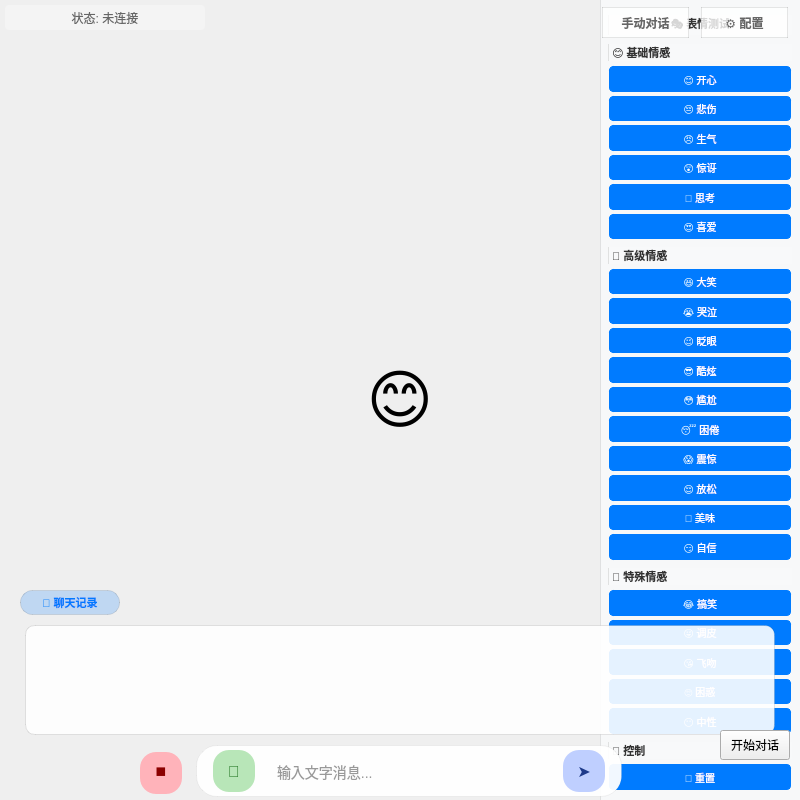
<?xml version="1.0" encoding="UTF-8"?>
<ui version="4.0">
 <class>MainWindow</class>
 <widget class="QWidget" name="MainWindow">
  <property name="geometry">
   <rect>
    <x>0</x>
    <y>0</y>
    <width>800</width>
    <height>800</height>
   </rect>
  </property>
  <property name="windowTitle">
   <string>PocketSpeak</string>
  </property>
  <!-- 主容器：Live2D显示区域（全宽度） -->
  <widget class="QFrame" name="live2d_card">
   <property name="geometry">
    <rect>
     <x>0</x>
     <y>0</y>
     <width>800</width>
     <height>800</height>
    </rect>
   </property>
   <property name="frameShape">
    <enum>QFrame::NoFrame</enum>
   </property>
   <property name="frameShadow">
    <enum>QFrame::Plain</enum>
   </property>
   <layout class="QVBoxLayout" name="live2d_layout">
    <property name="spacing">
     <number>0</number>
    </property>
    <property name="leftMargin">
     <number>0</number>
    </property>
    <property name="topMargin">
     <number>0</number>
    </property>
    <property name="rightMargin">
     <number>0</number>
    </property>
    <property name="bottomMargin">
     <number>0</number>
    </property>
    <item>
     <widget class="QLabel" name="emotion_label">
      <property name="font">
       <font>
        <pointsize>48</pointsize>
       </font>
      </property>
      <property name="styleSheet">
       <string>
QLabel {
    margin: 20px;
    padding: 20px;
    background-color: transparent;
    border: none;
}
       </string>
      </property>
      <property name="text">
       <string>😊</string>
      </property>
      <property name="alignment">
       <set>Qt::AlignCenter</set>
      </property>
     </widget>
    </item>
    <item>
     <widget class="QLabel" name="tts_text_label">
      <property name="visible">
       <bool>false</bool>
      </property>
      <property name="maximumSize">
       <size>
        <width>16777215</width>
        <height>0</height>
       </size>
      </property>
      <property name="font">
       <font>
        <pointsize>14</pointsize>
       </font>
      </property>
      <property name="styleSheet">
       <string>
QLabel {
    color: #555555;
    padding: 0px;
    background-color: transparent;
    border: none;
    margin: 0px;
}
       </string>
      </property>
      <property name="text">
       <string></string>
      </property>
      <property name="alignment">
       <set>Qt::AlignCenter</set>
      </property>
      <property name="wordWrap">
       <bool>true</bool>
      </property>
     </widget>
    </item>
   </layout>
  </widget>

  <!-- 表情测试按钮区域（右侧） - 隐藏状态 -->
  <widget class="QFrame" name="emotion_test_panel">
   <property name="geometry">
    <rect>
     <x>600</x>
     <y>0</y>
     <width>200</width>
     <height>800</height>
    </rect>
   </property>
   <property name="visible">
    <bool>false</bool>
   </property>
   <property name="styleSheet">
    <string>
QFrame {
    background-color: rgba(248, 249, 250, 0.95);
    border-left: 1px solid rgba(0, 0, 0, 0.1);
}
QPushButton {
    background-color: #007bff;
    color: white;
    border: 1px solid #007bff;
    border-radius: 4px;
    padding: 6px 8px;
    font-size: 10px;
    margin: 1px;
}
QPushButton:hover {
    background-color: #0056b3;
}
QPushButton:pressed {
    background-color: #004085;
}
QLabel {
    color: #333;
    font-weight: bold;
    font-size: 11px;
    margin: 5px 0 2px 0;
}
    </string>
   </property>
   <layout class="QVBoxLayout" name="emotion_panel_layout">
    <property name="spacing">
     <number>2</number>
    </property>
    <property name="leftMargin">
     <number>8</number>
    </property>
    <property name="rightMargin">
     <number>8</number>
    </property>
    <property name="topMargin">
     <number>10</number>
    </property>
    <property name="bottomMargin">
     <number>10</number>
    </property>

    <item>
     <widget class="QLabel" name="emotion_title">
      <property name="text">
       <string>🎭 表情测试</string>
      </property>
      <property name="alignment">
       <set>Qt::AlignCenter</set>
      </property>
     </widget>
    </item>

    <item>
     <widget class="QLabel" name="basic_emotions_label">
      <property name="text">
       <string>😊 基础情感</string>
      </property>
     </widget>
    </item>

    <item>
     <widget class="QPushButton" name="btn_happy">
      <property name="text">
       <string>😊 开心</string>
      </property>
     </widget>
    </item>

    <item>
     <widget class="QPushButton" name="btn_sad">
      <property name="text">
       <string>😔 悲伤</string>
      </property>
     </widget>
    </item>

    <item>
     <widget class="QPushButton" name="btn_angry">
      <property name="text">
       <string>😠 生气</string>
      </property>
     </widget>
    </item>

    <item>
     <widget class="QPushButton" name="btn_surprised">
      <property name="text">
       <string>😲 惊讶</string>
      </property>
     </widget>
    </item>

    <item>
     <widget class="QPushButton" name="btn_thinking">
      <property name="text">
       <string>🤔 思考</string>
      </property>
     </widget>
    </item>

    <item>
     <widget class="QPushButton" name="btn_loving">
      <property name="text">
       <string>😍 喜爱</string>
      </property>
     </widget>
    </item>

    <item>
     <widget class="QLabel" name="advanced_emotions_label">
      <property name="text">
       <string>🎯 高级情感</string>
      </property>
     </widget>
    </item>

    <item>
     <widget class="QPushButton" name="btn_laughing">
      <property name="text">
       <string>😆 大笑</string>
      </property>
     </widget>
    </item>

    <item>
     <widget class="QPushButton" name="btn_crying">
      <property name="text">
       <string>😭 哭泣</string>
      </property>
     </widget>
    </item>

    <item>
     <widget class="QPushButton" name="btn_winking">
      <property name="text">
       <string>😉 眨眼</string>
      </property>
     </widget>
    </item>

    <item>
     <widget class="QPushButton" name="btn_cool">
      <property name="text">
       <string>😎 酷炫</string>
      </property>
     </widget>
    </item>

    <item>
     <widget class="QPushButton" name="btn_embarrassed">
      <property name="text">
       <string>😳 尴尬</string>
      </property>
     </widget>
    </item>

    <item>
     <widget class="QPushButton" name="btn_sleepy">
      <property name="text">
       <string>😴 困倦</string>
      </property>
     </widget>
    </item>

    <item>
     <widget class="QPushButton" name="btn_shocked">
      <property name="text">
       <string>😱 震惊</string>
      </property>
     </widget>
    </item>

    <item>
     <widget class="QPushButton" name="btn_relaxed">
      <property name="text">
       <string>😌 放松</string>
      </property>
     </widget>
    </item>

    <item>
     <widget class="QPushButton" name="btn_delicious">
      <property name="text">
       <string>🤤 美味</string>
      </property>
     </widget>
    </item>

    <item>
     <widget class="QPushButton" name="btn_confident">
      <property name="text">
       <string>😏 自信</string>
      </property>
     </widget>
    </item>

    <item>
     <widget class="QLabel" name="special_emotions_label">
      <property name="text">
       <string>🎪 特殊情感</string>
      </property>
     </widget>
    </item>

    <item>
     <widget class="QPushButton" name="btn_funny">
      <property name="text">
       <string>😂 搞笑</string>
      </property>
     </widget>
    </item>

    <item>
     <widget class="QPushButton" name="btn_silly">
      <property name="text">
       <string>😜 调皮</string>
      </property>
     </widget>
    </item>

    <item>
     <widget class="QPushButton" name="btn_kissy">
      <property name="text">
       <string>😘 飞吻</string>
      </property>
     </widget>
    </item>

    <item>
     <widget class="QPushButton" name="btn_confused">
      <property name="text">
       <string>🙄 困惑</string>
      </property>
     </widget>
    </item>

    <item>
     <widget class="QPushButton" name="btn_neutral">
      <property name="text">
       <string>😶 中性</string>
      </property>
     </widget>
    </item>

    <item>
     <widget class="QLabel" name="control_label">
      <property name="text">
       <string>🔧 控制</string>
      </property>
     </widget>
    </item>

    <item>
     <widget class="QPushButton" name="btn_reset">
      <property name="text">
       <string>🔄 重置</string>
      </property>
     </widget>
    </item>

    <item>
     <spacer name="emotion_spacer">
      <property name="orientation">
       <enum>Qt::Vertical</enum>
      </property>
      <property name="sizeHint" stdset="0">
       <size>
        <width>20</width>
        <height>40</height>
       </size>
      </property>
     </spacer>
    </item>

   </layout>
  </widget>

  <!-- 右上角控制区域 -->
  <widget class="QFrame" name="top_right_controls">
   <property name="geometry">
    <rect>
     <x>600</x>
     <y>5</y>
     <width>190</width>
     <height>35</height>
    </rect>
   </property>
   <property name="styleSheet">
    <string>
QFrame {
    background-color: transparent;
    border: none;
}
QPushButton {
    background-color: rgba(255, 255, 255, 0.8);
    color: #666666;
    border: 1px solid rgba(0, 0, 0, 0.1);
    border-radius: 16px;
    font-size: 12px;
    padding: 8px 16px;
    font-weight: 500;
    margin: 2px;
}
QPushButton:hover {
    background-color: rgba(255, 255, 255, 0.95);
    color: #333333;
    border: 1px solid rgba(0, 0, 0, 0.2);
}
QPushButton:pressed {
    background-color: rgba(240, 240, 240, 0.95);
    transform: translateY(1px);
}
    </string>
   </property>
   <layout class="QHBoxLayout" name="top_controls_layout">
    <property name="spacing">
     <number>8</number>
    </property>
    <property name="leftMargin">
     <number>0</number>
    </property>
    <property name="rightMargin">
     <number>0</number>
    </property>
    <property name="topMargin">
     <number>0</number>
    </property>
    <property name="bottomMargin">
     <number>0</number>
    </property>
    <item>
     <widget class="QPushButton" name="mode_btn">
      <property name="minimumSize">
       <size>
        <width>80</width>
        <height>32</height>
       </size>
      </property>
      <property name="text">
       <string>手动对话</string>
      </property>
     </widget>
    </item>
    <item>
     <widget class="QPushButton" name="settings_btn">
      <property name="minimumSize">
       <size>
        <width>80</width>
        <height>32</height>
       </size>
      </property>
      <property name="text">
       <string>⚙️ 配置</string>
      </property>
      <property name="toolTip">
       <string>打开设置（Ctrl+,）</string>
      </property>
     </widget>
    </item>
   </layout>
  </widget>

  <!-- 聊天面板区域（可折叠） -->
  <widget class="QFrame" name="chat_panel">
   <property name="geometry">
    <rect>
     <x>20</x>
     <y>620</y>
     <width>760</width>
     <height>120</height>
    </rect>
   </property>
   <property name="visible">
    <bool>true</bool>
   </property>
   <property name="styleSheet">
    <string>
QFrame {
    background-color: rgba(255, 255, 255, 0.9);
    border: 1px solid rgba(0, 0, 0, 0.1);
    border-radius: 10px;
    margin: 5px;
}
    </string>
   </property>
   <layout class="QVBoxLayout" name="chat_panel_layout">
    <property name="spacing">
     <number>0</number>
    </property>
    <property name="leftMargin">
     <number>0</number>
    </property>
    <property name="rightMargin">
     <number>0</number>
    </property>
    <property name="topMargin">
     <number>0</number>
    </property>
    <property name="bottomMargin">
     <number>0</number>
    </property>
   </layout>
  </widget>

  <!-- 聊天面板显示/隐藏切换按钮 -->
  <widget class="QPushButton" name="chat_toggle_btn">
   <property name="geometry">
    <rect>
     <x>20</x>
     <y>590</y>
     <width>100</width>
     <height>25</height>
    </rect>
   </property>
   <property name="styleSheet">
    <string>
QPushButton {
    background-color: rgba(255, 255, 255, 0.8);
    color: #666666;
    border: 1px solid rgba(0, 0, 0, 0.1);
    border-radius: 12px;
    font-size: 11px;
    padding: 4px 8px;
    font-weight: 500;
}
QPushButton:hover {
    background-color: rgba(255, 255, 255, 0.95);
    color: #333333;
}
QPushButton:checked {
    background-color: rgba(0, 122, 255, 0.2);
    color: #007AFF;
}
    </string>
   </property>
   <property name="text">
    <string>💬 聊天记录</string>
   </property>
   <property name="checkable">
    <bool>true</bool>
   </property>
   <property name="checked">
    <bool>true</bool>
   </property>
  </widget>

  <!-- 打断按钮（左下角） -->
  <widget class="QPushButton" name="abort_btn">
   <property name="geometry">
    <rect>
     <x>140</x>
     <y>752</y>
     <width>42</width>
     <height>42</height>
    </rect>
   </property>
   <property name="styleSheet">
    <string>
QPushButton {
    background-color: #FFB3BA;
    color: #8B0000;
    border: none;
    border-radius: 16px;
    font-size: 16px;
    font-weight: 500;
}
QPushButton:hover {
    background-color: #FFA0A7;
    transform: scale(1.05);
}
QPushButton:pressed {
    background-color: #FF8A94;
    transform: scale(0.95);
}
    </string>
   </property>
   <property name="text">
    <string>⏹</string>
   </property>
  </widget>

  <!-- 主输入区域 -->
  <widget class="QFrame" name="main_input_area">
   <property name="geometry">
    <rect>
     <x>196</x>
     <y>745</y>
     <width>414</width>
     <height>42</height>
    </rect>
   </property>
   <property name="styleSheet">
    <string>
QFrame {
    background-color: rgba(255, 255, 255, 0.95);
    border: none;
    border-radius: 21px;
    border: 1px solid rgba(0, 0, 0, 0.05);
}
    </string>
   </property>
   <layout class="QHBoxLayout" name="main_input_layout">
    <property name="spacing">
     <number>4</number>
    </property>
    <property name="leftMargin">
     <number>16</number>
    </property>
    <property name="rightMargin">
     <number>16</number>
    </property>
    <property name="topMargin">
     <number>4</number>
    </property>
    <property name="bottomMargin">
     <number>4</number>
    </property>
    <property name="sizeConstraint">
     <enum>QLayout::SetFixedSize</enum>
    </property>
    <item>
     <widget class="QPushButton" name="manual_btn">
      <property name="minimumSize">
       <size>
        <width>42</width>
        <height>42</height>
       </size>
      </property>
      <property name="maximumSize">
       <size>
        <width>42</width>
        <height>42</height>
       </size>
      </property>
      <property name="styleSheet">
       <string>
QPushButton {
    background-color: #B8E6B8;
    color: #2E7D2E;
    border: none;
    border-radius: 16px;
    font-size: 16px;
    font-weight: 500;
}
QPushButton:hover {
    background-color: #A8D8A8;
    transform: scale(1.05);
}
QPushButton:pressed {
    background-color: #98C798;
    transform: scale(0.95);
}
       </string>
      </property>
      <property name="text">
       <string>🎤</string>
      </property>
      <property name="checkable">
       <bool>true</bool>
      </property>
     </widget>
    </item>
    <item>
     <widget class="QLineEdit" name="text_input">
      <property name="minimumSize">
       <size>
        <width>300</width>
        <height>42</height>
       </size>
      </property>
      <property name="maximumSize">
       <size>
        <width>350</width>
        <height>42</height>
       </size>
      </property>
      <property name="sizePolicy">
       <sizepolicy hsizetype="Expanding" vsizetype="Fixed">
        <horstretch>0</horstretch>
        <verstretch>0</verstretch>
       </sizepolicy>
      </property>
      <property name="styleSheet">
       <string>
QLineEdit {
    background-color: transparent;
    border: none;
    font-size: 14px;
    padding: 12px 16px;
    color: #333333;
}
QLineEdit:focus {
    background-color: transparent;
    border: none;
}
QLineEdit::placeholder {
    color: #999999;
    font-style: italic;
}
       </string>
      </property>
      <property name="placeholderText">
       <string>输入文字消息...</string>
      </property>
     </widget>
    </item>
    <item>
     <widget class="QPushButton" name="send_btn">
      <property name="minimumSize">
       <size>
        <width>42</width>
        <height>42</height>
       </size>
      </property>
      <property name="maximumSize">
       <size>
        <width>42</width>
        <height>42</height>
       </size>
      </property>
      <property name="styleSheet">
       <string>
QPushButton {
    background-color: #BFCFFF;
    color: #1E3A8A;
    border: none;
    border-radius: 16px;
    font-size: 16px;
    font-weight: 500;
}
QPushButton:hover {
    background-color: #A5B8FF;
    transform: scale(1.05);
}
QPushButton:pressed {
    background-color: #8BA2FF;
    transform: scale(0.95);
}
       </string>
      </property>
      <property name="text">
       <string>➤</string>
      </property>
     </widget>
    </item>
   </layout>
  </widget>

  <!-- 隐藏的auto_btn，保持兼容性 -->
  <widget class="QPushButton" name="auto_btn">
   <property name="geometry">
    <rect>
     <x>720</x>
     <y>730</y>
     <width>70</width>
     <height>30</height>
    </rect>
   </property>
   <property name="visible">
    <bool>false</bool>
   </property>
   <property name="text">
    <string>开始对话</string>
   </property>
  </widget>

  <!-- 悬浮状态显示区域 -->
  <widget class="QLabel" name="status_label">
   <property name="geometry">
    <rect>
     <x>5</x>
     <y>5</y>
     <width>200</width>
     <height>25</height>
    </rect>
   </property>
   <property name="font">
    <font>
     <pointsize>9</pointsize>
     <weight>50</weight>
     <bold>false</bold>
    </font>
   </property>
   <property name="styleSheet">
    <string>
QLabel {
    color: #666666;
    padding: 2px 8px;
    background-color: rgba(245, 245, 245, 0.9);
    border-radius: 4px;
    border: none;
}
    </string>
   </property>
   <property name="text">
    <string>状态: 未连接</string>
   </property>
   <property name="alignment">
    <set>Qt::AlignCenter</set>
   </property>
  </widget>
 </widget>
 <resources/>
 <connections/>
</ui>
